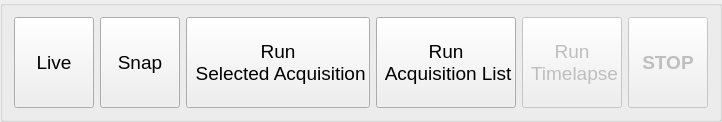
         <widget class="QGroupBox" name="groupBox">
          <property name="sizePolicy">
           <sizepolicy hsizetype="Preferred" vsizetype="Preferred">
            <horstretch>0</horstretch>
            <verstretch>0</verstretch>
           </sizepolicy>
          </property>
          <property name="minimumSize">
           <size>
            <width>0</width>
            <height>120</height>
           </size>
          </property>
          <property name="title">
           <string/>
          </property>
          <layout class="QHBoxLayout" name="horizontalLayout_2">
           <item>
            <widget class="QPushButton" name="LiveButton">
             <property name="minimumSize">
              <size>
               <width>0</width>
               <height>91</height>
              </size>
             </property>
             <property name="font">
              <font>
               <pointsize>14</pointsize>
               <weight>50</weight>
               <italic>false</italic>
               <bold>false</bold>
              </font>
             </property>
             <property name="text">
              <string>Live</string>
             </property>
            </widget>
           </item>
           <item>
            <widget class="QPushButton" name="SnapButton">
             <property name="enabled">
              <bool>true</bool>
             </property>
             <property name="minimumSize">
              <size>
               <width>0</width>
               <height>91</height>
              </size>
             </property>
             <property name="font">
              <font>
               <pointsize>14</pointsize>
               <weight>50</weight>
               <italic>false</italic>
               <bold>false</bold>
              </font>
             </property>
             <property name="text">
              <string>Snap</string>
             </property>
            </widget>
           </item>
           <item>
            <widget class="QPushButton" name="RunSelectedAcquisitionButton">
             <property name="enabled">
              <bool>true</bool>
             </property>
             <property name="minimumSize">
              <size>
               <width>0</width>
               <height>91</height>
              </size>
             </property>
             <property name="font">
              <font>
               <pointsize>14</pointsize>
               <weight>50</weight>
               <italic>false</italic>
               <bold>false</bold>
              </font>
             </property>
             <property name="text">
              <string>Run 
 Selected Acquisition</string>
             </property>
            </widget>
           </item>
           <item>
            <widget class="QPushButton" name="RunAcquisitionListButton">
             <property name="enabled">
              <bool>true</bool>
             </property>
             <property name="minimumSize">
              <size>
               <width>0</width>
               <height>91</height>
              </size>
             </property>
             <property name="font">
              <font>
               <pointsize>14</pointsize>
               <weight>50</weight>
               <italic>false</italic>
               <bold>false</bold>
              </font>
             </property>
             <property name="text">
              <string>Run 
 Acquisition List</string>
             </property>
            </widget>
           </item>
           <item>
            <widget class="QPushButton" name="RunTimelapseButton">
             <property name="enabled">
              <bool>false</bool>
             </property>
             <property name="minimumSize">
              <size>
               <width>0</width>
               <height>91</height>
              </size>
             </property>
             <property name="font">
              <font>
               <pointsize>14</pointsize>
               <weight>50</weight>
               <italic>false</italic>
               <bold>false</bold>
              </font>
             </property>
             <property name="toolTip">
              <string>Run the acquisition list repeatedly as a timelapse, using the parameters on the Timelapse tab</string>
             </property>
             <property name="text">
              <string>Run
 Timelapse</string>
             </property>
            </widget>
           </item>
           <item>
            <widget class="QPushButton" name="StopButton">
             <property name="enabled">
              <bool>false</bool>
             </property>
             <property name="minimumSize">
              <size>
               <width>0</width>
               <height>91</height>
              </size>
             </property>
             <property name="font">
              <font>
               <pointsize>14</pointsize>
               <weight>75</weight>
               <italic>false</italic>
               <bold>true</bold>
              </font>
             </property>
             <property name="text">
              <string>STOP</string>
             </property>
            </widget>
           </item>
          </layout>
         </widget>
